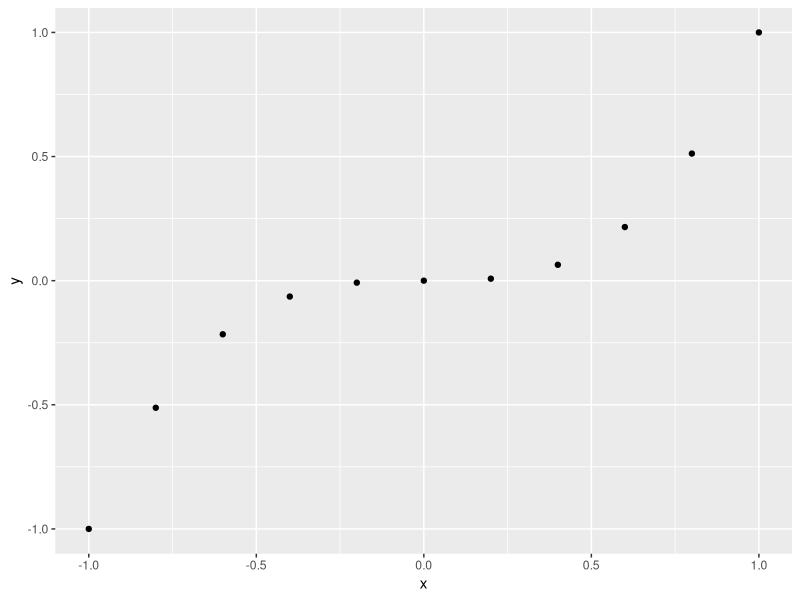
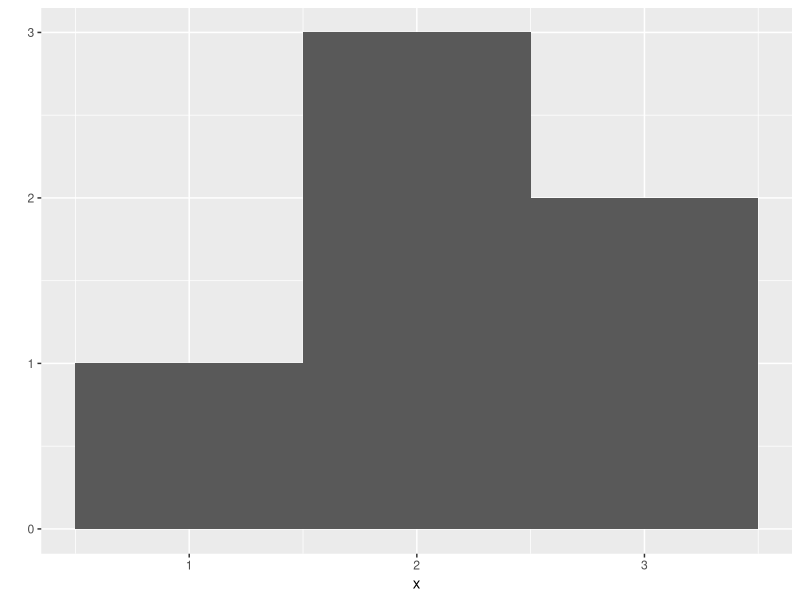
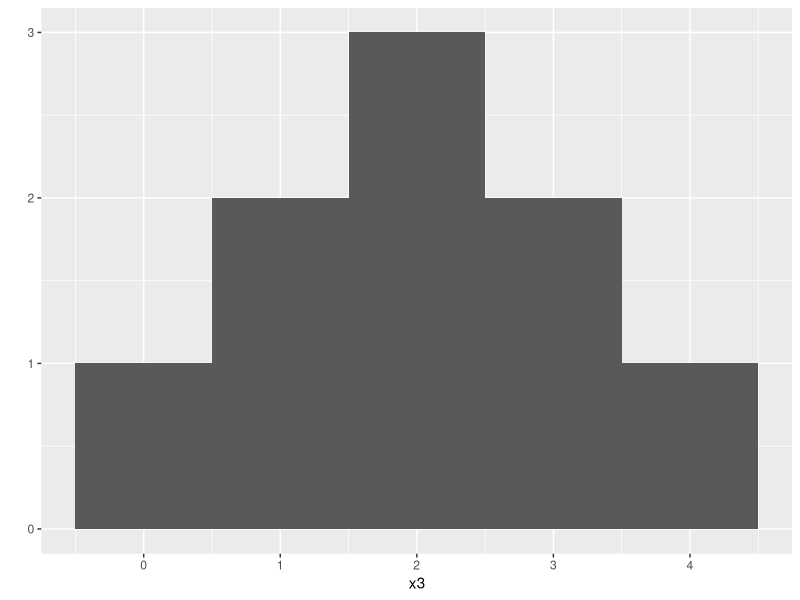
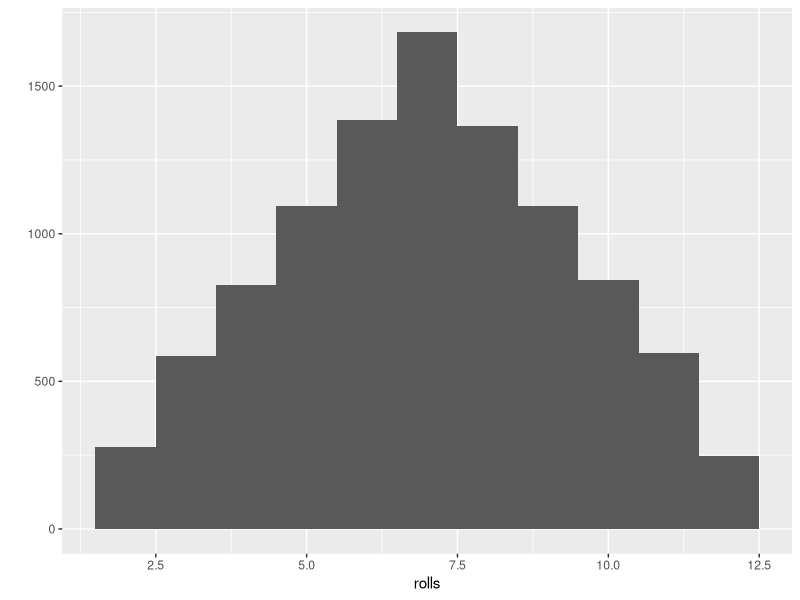
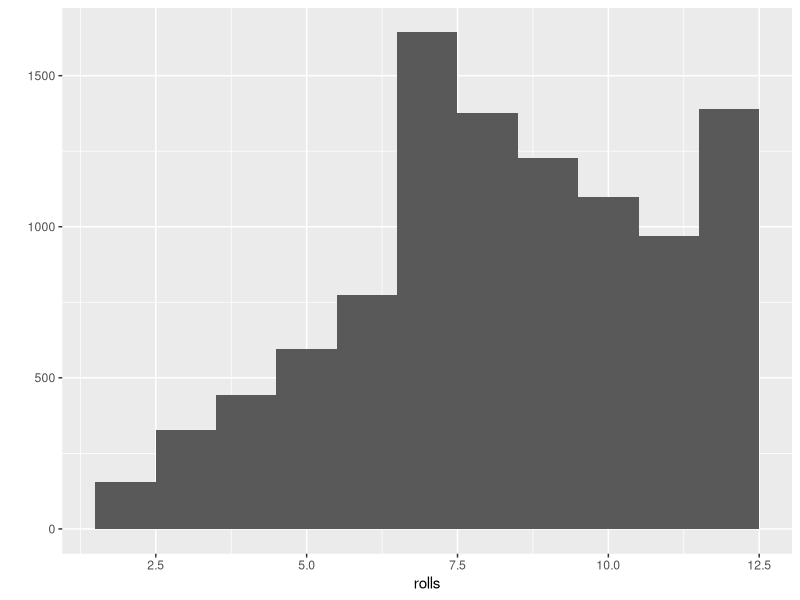

Here is the R script that generated these plots, in order:
install.packages("ggplot2")
library("ggplot2")

#Fig 2-1
x <- c(-1, -0.8, -0.6, -0.4, -0.2, 0, 0.2, 0.4, 0.6, 0.8, 1)
x

y <- x^3
y
qplot(x, y)

#Fig 2-2 
x <- c(1, 2, 2, 2, 3, 3)
qplot(x, binwidth = 1)

#Exercise 1

x3 <- c(0, 1, 1, 2, 2, 2, 3, 3, 4)
qplot(x3, binwidth = 1)

replicate(3, 1 + 1)

# Dice
roll <- function() {
  die <- 1:6
  dice <- sample(die, size = 2, replace = TRUE)
  sum(dice)
}

#replicate(10, roll())
rolls <- replicate(10000, roll())
qplot(rolls, binwidth = 1)


# Exercise 2
roll <- function() {
  die <- 1:6
  dice <- sample(die, size = 2, replace = TRUE, 
                 prob = c(1/8, 1/8, 1/8, 1/8, 1/8, 3/8))
  sum(dice)
}

rolls <- replicate(10000, roll())
qplot(rolls, binwidth = 1)




